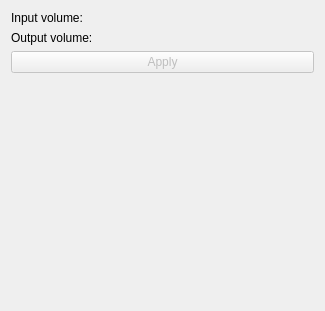
<?xml version="1.0" encoding="UTF-8"?>
<ui version="4.0">
 <class>CMFSegmentator</class>
 <widget class="qMRMLWidget" name="CMFSegmentator">
  <property name="geometry">
   <rect>
    <x>0</x>
    <y>0</y>
    <width>325</width>
    <height>311</height>
   </rect>
  </property>
  <layout class="QVBoxLayout" name="verticalLayout">
   <item>
     <layout class="QFormLayout" name="formLayout_2">
      <item row="0" column="0">
       <widget class="QLabel" name="label">
        <property name="text">
         <string>Input volume:</string>
        </property>
       </widget>
      </item>
      <item row="0" column="1">
       <widget class="qMRMLNodeComboBox" name="inputSelector">
        <property name="toolTip">
         <string>Pick the input to the algorithm.</string>
        </property>
        <property name="nodeTypes">
         <stringlist notr="true">
          <string>vtkMRMLScalarVolumeNode</string>
         </stringlist>
        </property>
        <property name="showChildNodeTypes">
         <bool>false</bool>
        </property>
        <property name="addEnabled">
         <bool>false</bool>
        </property>
        <property name="removeEnabled">
         <bool>false</bool>
        </property>
        <property name="SlicerParameterName" stdset="0">
         <string>inputVolume</string>
        </property>
       </widget>
      </item>
     </layout>
   </item>
   <item>
     <layout class="QFormLayout" name="formLayout_4">
      <item row="0" column="0">
       <widget class="QLabel" name="label_2">
        <property name="text">
         <string>Output volume:</string>
        </property>
       </widget>
      </item>
      <item row="0" column="1">
       <widget class="qMRMLNodeComboBox" name="outputSelector">
        <property name="toolTip">
         <string>Pick the output to the algorithm.</string>
        </property>
        <property name="nodeTypes">
         <stringlist notr="true">
          <string>vtkMRMLScalarVolumeNode</string>
         </stringlist>
        </property>
        <property name="showChildNodeTypes">
         <bool>false</bool>
        </property>
        <property name="noneEnabled">
         <bool>true</bool>
        </property>
        <property name="addEnabled">
         <bool>true</bool>
        </property>
        <property name="removeEnabled">
         <bool>true</bool>
        </property>
        <property name="SlicerParameterName" stdset="0">
         <string>segmentedVolume</string>
        </property>
       </widget>
      </item>
     </layout>
   </item>
   <item>
    <widget class="QPushButton" name="applyButton">
     <property name="enabled">
      <bool>false</bool>
     </property>
     <property name="toolTip">
      <string>Run the algorithm.</string>
     </property>
     <property name="text">
      <string>Apply</string>
     </property>
    </widget>
   </item>
   <item>
    <spacer name="verticalSpacer">
     <property name="orientation">
      <enum>Qt::Vertical</enum>
     </property>
     <property name="sizeHint" stdset="0">
      <size>
       <width>20</width>
       <height>40</height>
      </size>
     </property>
    </spacer>
   </item>
  </layout>
 </widget>
 <customwidgets>
  <customwidget>
   <class>qMRMLNodeComboBox</class>
   <extends>QWidget</extends>
   <header>qMRMLNodeComboBox.h</header>
  </customwidget>
  <customwidget>
   <class>qMRMLWidget</class>
   <extends>QWidget</extends>
   <header>qMRMLWidget.h</header>
   <container>1</container>
  </customwidget>
  <customwidget>
   <class>ctkCollapsibleButton</class>
   <extends>QWidget</extends>
   <header>ctkCollapsibleButton.h</header>
   <container>1</container>
  </customwidget>
  <customwidget>
   <class>ctkSliderWidget</class>
   <extends>QWidget</extends>
   <header>ctkSliderWidget.h</header>
  </customwidget>
 </customwidgets>
 <resources/>
 <connections>
  <connection>
   <sender>CMFSegmentator</sender>
   <signal>mrmlSceneChanged(vtkMRMLScene*)</signal>
   <receiver>inputSelector</receiver>
   <slot>setMRMLScene(vtkMRMLScene*)</slot>
   <hints>
    <hint type="sourcelabel">
     <x>122</x>
     <y>132</y>
    </hint>
    <hint type="destinationlabel">
     <x>248</x>
     <y>61</y>
    </hint>
   </hints>
  </connection>
  <connection>
   <sender>CMFSegmentator</sender>
   <signal>mrmlSceneChanged(vtkMRMLScene*)</signal>
   <receiver>outputSelector</receiver>
   <slot>setMRMLScene(vtkMRMLScene*)</slot>
   <hints>
    <hint type="sourcelabel">
     <x>82</x>
     <y>135</y>
    </hint>
    <hint type="destinationlabel">
     <x>220</x>
     <y>161</y>
    </hint>
   </hints>
  </connection>
 </connections>
</ui>
